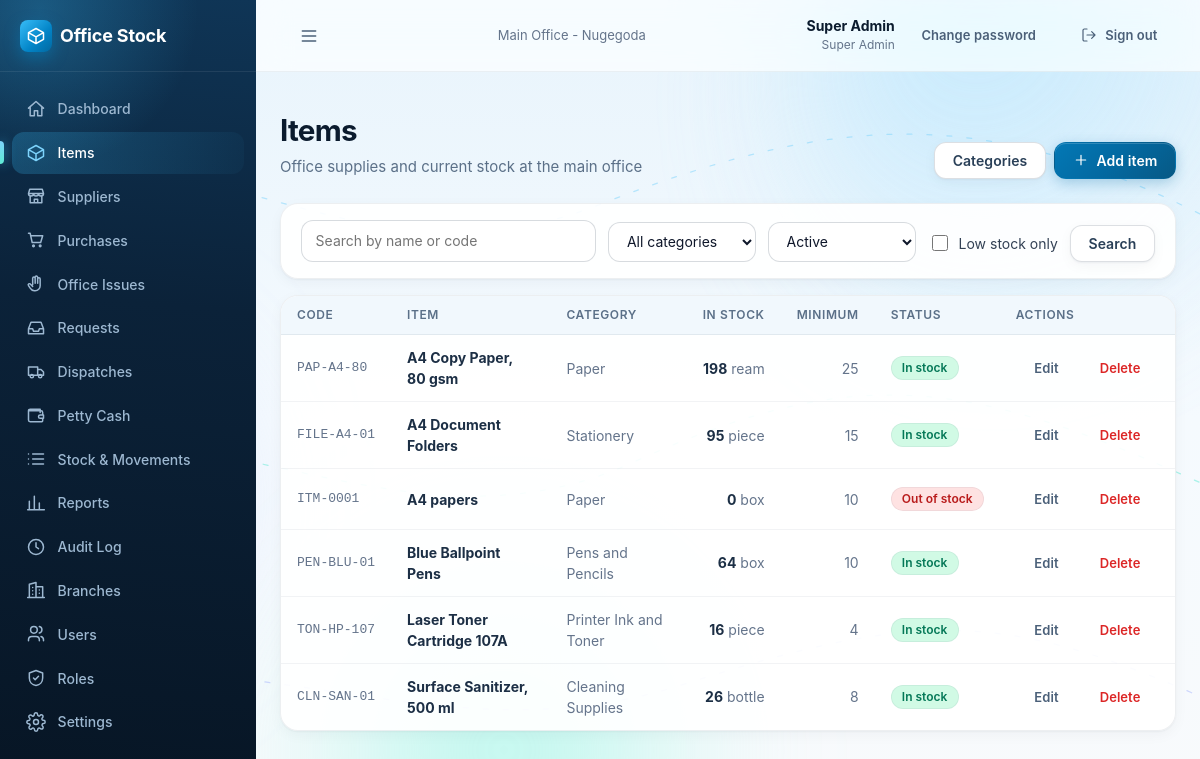
Screenshot of /items/ (signed in) with the database file from the repository.
### accounts/models.py (models this page shows, shortened)
class User(AbstractBaseUser):
    name = models.CharField(max_length=120)
    email = models.EmailField(unique=True)
    role = models.CharField(max_length=40)
    permissions = models.JSONField(null=True, blank=True, default=None)
    branch = models.ForeignKey(Branch, on_delete=models.PROTECT, related_name='users')
    active = models.BooleanField(default=True)
    failed_logins = models.PositiveSmallIntegerField(default=0)
    locked_until = models.DateTimeField(null=True, blank=True)
    created_at = models.DateTimeField(auto_now_add=True)
    updated_at = models.DateTimeField(auto_now=True)
    USERNAME_FIELD = 'email'
    REQUIRED_FIELDS = ['name']
    objects = UserManager()
    class Meta:
        ordering = ['name']
    @property
    def role_def(self):
        if not hasattr(self, '_role_def'):
            if self.role == SUPER_ADMIN_ROLE['key']:
                self._role_def = SUPER_ADMIN_ROLE
            else:
                r = Role.objects.filter(key=self.role).first()
                self._role_def = r.as_def() if r else None
        return self._role_def
    @property
    def role_name(self):
        return (self.role_def or {}).get('name') or self.role

class Branch(models.Model):
    name = models.CharField(max_length=120)
    code = models.CharField(max_length=10, unique=True)
    type = models.CharField(max_length=10, choices=[(BRANCH_TYPES.MAIN, 'Main office'), (BRANCH_TYPES.BRANCH, 'Branch')],
                            default=BRANCH_TYPES.BRANCH)
    address = models.CharField(max_length=250, blank=True, default='')
    phone = models.CharField(max_length=40, blank=True, default='')
    active = models.BooleanField(default=True)
    created_at = models.DateTimeField(auto_now_add=True)
    updated_at = models.DateTimeField(auto_now=True)
    class Meta:
        ordering = ['type', 'name']
        constraints = [
            models.UniqueConstraint(fields=['type'], condition=models.Q(type=BRANCH_TYPES.MAIN), name='one_main_office'),
        ]

### catalog/models.py (models this page shows, shortened)
class Item(models.Model):
    code = models.CharField(max_length=20, unique=True)
    name = models.CharField(max_length=160)
    category = models.ForeignKey(Category, on_delete=models.PROTECT, related_name='items')
    unit = models.CharField(max_length=30)  # e.g. ream, box, piece
    min_stock = models.PositiveIntegerField(default=0)
    last_unit_cost = models.DecimalField(max_digits=12, decimal_places=2, null=True, blank=True,
                                         validators=[MinValueValidator(Decimal('0'))])
    active = models.BooleanField(default=True)
    created_at = models.DateTimeField(auto_now_add=True)
    updated_at = models.DateTimeField(auto_now=True)
    class Meta:
        ordering = ['name']

class Category(models.Model):
    name = models.CharField(max_length=80, unique=True)
    created_at = models.DateTimeField(auto_now_add=True)
    updated_at = models.DateTimeField(auto_now=True)
    class Meta:
        ordering = ['name']
        verbose_name_plural = 'categories'

### catalog/views.py (the view)
# urls.py: path('items/', views.item_list, name='item_list'),
@permission_required(*ITEM_READ)
def item_list(request):
    user = request.user
    g = request.GET
    search, category, status, low_only = g.get('q', '').strip(), g.get('category', ''), g.get('status', 'active'), g.get('low') == '1'
    can_edit = has_any(user, ['items.manage'])
    qs = Item.objects.select_related('category')
    if search:
        qs = qs.filter(Q(name__icontains=search) | Q(code__icontains=search))
    if category.isdigit():
        qs = qs.filter(category_id=int(category))
    if (is_branch_side(user) and not can_edit) or status == 'active':
        qs = qs.filter(active=True)
    elif status == 'inactive':
        qs = qs.filter(active=False)
    items = list(qs.order_by('name'))
    if is_branch_side(user):
        branch_id = user.branch_id
    else:
        main = get_main_branch()
        branch_id = main.pk if main else None
    balances = get_balances(branch_id, [i.pk for i in items])
    rows = []
    for i in items:
        stock = balances.get(i.pk, 0)
        low = i.active and stock <= i.min_stock
        if low_only and not low:
            continue
        rows.append({'i': i, 'stock': stock, 'low': low})
    filters_on = bool(search or category or low_only or status != 'active')
    return render(request, 'catalog/item_list.html', {
        'rows': rows, 'categories': Category.objects.order_by('name'), 'can_edit': can_edit, 'filters_on': filters_on,
        'f': {'q': search, 'category': category, 'status': status, 'low': low_only},
        'show_status': (not is_branch_side(user)) or can_edit, 'branch_side': is_branch_side(user)})

### core/context_processors.py (called while the page is built)
def app(request):
    ctx = {}
    user = getattr(request, 'user', None)
    if user is None or not user.is_authenticated:
        return ctx
    settings = Setting.get()
    ctx['app_settings'] = settings
    perms = getattr(request, 'perms', [])
    nav = []
    path = request.path
    for n in visible_nav(user, perms, settings.branch_module_enabled):
        try:
            url = reverse(n['url'])
        except NoReverseMatch:
            continue
        active = path == url if n.get('exact') else path.startswith(n['match'])
        nav.append({**n, 'href': url, 'active': active})
    ctx.update({
        'nav': nav,
        'perm': {p.replace('.', '_'): (p in perms) for p in ALL_PERMISSIONS},
        'is_branch_side': side_of(user) == 'branch',
        'is_super_admin': user.role == 'super_admin',
    })
    return ctx

### core/models.py (called while the page is built)
    @classmethod
    def get(cls):
        obj = cls.objects.filter(key='app').first()
        if obj:
            return obj
        try:
            with transaction.atomic():
                return cls.objects.create(key='app')
        except IntegrityError:
            return cls.objects.get(key='app')

### core/permissions.py (called while the page is built)
def side_of(user, role_def=None):
    role_def = role_def if role_def is not None else getattr(user, 'role_def', None)
    return (role_def or {}).get('side') or SIDES.MAIN

def is_branch_side(user, role_def=None):
    return side_of(user, role_def) == SIDES.BRANCH

def effective_permissions(user, role_def=None):
    if user.role == ROLES.SUPER_ADMIN:
        return list(ALL_PERMISSIONS)
    if isinstance(user.permissions, (list, tuple)):
        return list(user.permissions)
    role_def = role_def if role_def is not None else getattr(user, 'role_def', None)
    return list((role_def or {}).get('permissions') or [])

def has_any(user, perms):
    have = effective_permissions(user)
    return any(p in have for p in perms)

def visible_nav(user, permissions, branch_module_enabled):
    out = []
    for n in NAV_ITEMS:
        if n.get('branch_side') and not branch_module_enabled:
            continue
        if n.get('roles'):
            if user.role not in n['roles']:
                continue
        elif n.get('perms'):
            if not any(p in permissions for p in n['perms']):
                continue
        out.append(n)
    return out

### core/templatetags/ui.py (called while the page is built)
@register.simple_tag
def badge(text, tone='gray'):
    return format_html('<span class="badge badge-{}">{}</span>', tone, text)

### catalog/templates/catalog/item_list.html (shortened to what this page needs)
{% extends "base.html" %}
{% load ui %}
{% block content %}
<div class="page-header">
  <div><h1>Items</h1><p>{% if branch_side %}Stock at your branch{% else %}Office supplies and current stock at the main office{% endif %}</p></div>
  {% if can_edit %}<div class="actions">
    <a class="btn btn-secondary" href="{% url 'catalog:category_list' %}">Categories</a>
    <a class="btn" href="{% url 'catalog:item_create' %}">{% icon 'plus' 'icon icon-sm' %} Add item</a>
  </div>{% endif %}
</div>
<form method="get" class="card" style="margin-bottom:1rem">
  <div class="filters">
    <div class="field grow"><input type="search" name="q" value="{{ f.q }}" placeholder="Search by name or code" aria-label="Search items"></div>
    <div class="field"><select name="category" aria-label="Category" onchange="this.form.submit()">
      <option value="">All categories</option>
    </select></div>
    {% if show_status %}<div class="field"><select name="status" aria-label="Status" onchange="this.form.submit()">
      <option value="active" {% if f.status == 'active' %}selected{% endif %}>Active</option>
    </select></div>{% endif %}
    <label class="check" style="padding-bottom:.5rem"><input type="checkbox" name="low" value="1" {% if f.low %}checked{% endif %} onchange="this.form.submit()"> Low stock only</label>
    <button class="btn btn-secondary" type="submit">Search</button>
  </div>
</form>
{% if not rows %}
  <div class="card empty">
    <h3>{% if filters_on %}No items match your filters{% else %}No items yet{% endif %}</h3>
    <p>{% if filters_on %}Try clearing the search or filters.{% else %}Add the supplies you stock, such as paper, pens and ink.{% endif %}</p>
    {% if not filters_on and can_edit %}<p><a class="btn" href="{% url 'catalog:item_create' %}">Add the first item</a></p>{% endif %}
  </div>
{% else %}
<div class="card table-wrap">
  <table class="data">
    <thead><tr><th>Code</th><th>Item</th><th>Category</th><th class="num">In stock</th><th class="num">Minimum</th><th>Status</th>{% if can_edit %}<th><span class="sr-only">Actions</span></th>{% endif %}</tr></thead>
    <tbody>
    {% for r in rows %}
      <tr>
        <td class="nowrap mono small muted">{{ r.i.code }}</td>
        <td><b>{{ r.i.name }}</b></td>
        <td class="muted">{{ r.i.category.name }}</td>
        <td class="num nowrap"><b>{{ r.stock }}</b> <span class="muted">{{ r.i.unit }}</span></td>
        <td class="num muted">{{ r.i.min_stock }}</td>
        <td>{% if not r.i.active %}{% badge "Inactive" "gray" %}{% elif r.stock <= 0 %}{% badge "Out of stock" "red" %}{% elif r.low %}{% badge "Low stock" "amber" %}{% else %}{% badge "In stock" "green" %}{% endif %}</td>
        {% if can_edit %}<td class="right nowrap">
          <a class="btn btn-ghost btn-sm" href="{% url 'catalog:item_edit' r.i.pk %}">Edit</a>
          <form method="post" action="{% url 'catalog:item_delete' r.i.pk %}" class="inline" data-confirm="Delete &quot;{{ r.i.name }}&quot;? An item with stock history is deactivated instead.">
            {% csrf_token %}<button class="btn btn-ghost btn-sm" style="color:var(--red-600)" type="submit">Delete</button></form>
        </td>{% endif %}
      </tr>
    {% endfor %}
    </tbody>
  </table>
</div>
{% endif %}
{% endblock %}

### templates/base.html (shortened to what this page needs)
{% load static ui %}<!doctype html>
<html lang="en">
<head>
  <link rel="stylesheet" href="{% static 'css/app.css' %}">
  <link rel="stylesheet" href="{% static 'css/premium.css' %}">
</head>
<body>
<div class="ambient" aria-hidden="true">
  <span class="blob b1" data-parallax="0.10"><i></i></span>
  <span class="blob b2" data-parallax="-0.07"></span>
  <span class="blob b3" data-parallax="0.05"><i></i></span>
</div>
<div class="shell">
  <aside class="sidebar" id="sidebar">
    <div class="brand"><div class="brand-mark">{% icon 'box' %}</div><span class="brand-name">Office Stock</span></div>
    <nav class="nav" aria-label="Main">
      {% for n in nav %}<a href="{{ n.href }}" class="{% if n.active %}active{% endif %}">{% icon n.icon %}{{ n.label }}</a>{% endfor %}
    </nav>
  </aside>
  <div class="main-col">
    <header class="topbar">
      <button class="btn btn-ghost menu-btn" type="button" data-nav-open aria-label="Open menu">{% icon 'menu' %}</button>
      <div class="branch-name muted small">{{ request.user.branch.name }}</div>
      <div class="topbar-right">
        <div class="who"><b>{{ request.user.name }}</b><span>{{ request.user.role_name }}</span></div>
        <a class="btn btn-ghost btn-sm" href="{% url 'accounts:change_password' %}">Change password</a>
        <form method="post" action="{% url 'accounts:logout' %}" class="inline">{% csrf_token %}
          <button class="btn btn-ghost btn-sm" type="submit">{% icon 'logout' 'icon icon-sm' %}<span class="hide-sm">Sign out</span></button>
        </form>
      </div>
    </header>
    <main class="content">
      {% block content %}{% endblock %}
    </main>
  </div>
</div>
</body>
</html>

### rows the page displays
User: user.branch.name "Main Office - Nugegoda", user.name "Super Admin", user.role_name "Super Admin"
Item: i.code "PAP-A4-80", i.name "A4 Copy Paper, 80 gsm", i.category.name "Paper", stock "198", i.unit "ream", i.min_stock "25", badge "In stock"
Item: i.code "FILE-A4-01", i.name "A4 Document Folders", i.category.name "Stationery", stock "95", i.unit "piece", i.min_stock "15", badge "In stock"
Item: i.code "ITM-0001", i.name "A4 papers", i.category.name "Paper", stock "0", i.unit "box", i.min_stock "10", badge "Out of stock"
Item: i.code "PEN-BLU-01", i.name "Blue Ballpoint Pens", i.category.name "Pens and Pencils", stock "64", i.unit "box", i.min_stock "10", badge "In stock"
Item: i.code "TON-HP-107", i.name "Laser Toner Cartridge 107A", i.category.name "Printer Ink and Toner", stock "16", i.unit "piece", i.min_stock "4", badge "In stock"
Item: i.code "CLN-SAN-01", i.name "Surface Sanitizer, 500 ml", i.category.name "Cleaning Supplies", stock "26", i.unit "bottle", i.min_stock "8", badge "In stock"

### other values shown
{{ n.label }} "Dashboard" "Items" "Suppliers" "Purchases" "Office Issues" "Requests" "Dispatches" "Petty Cash" "Stock & Movements" "Reports" "Audit Log" "Branches" "Users" "Roles" "Settings"
